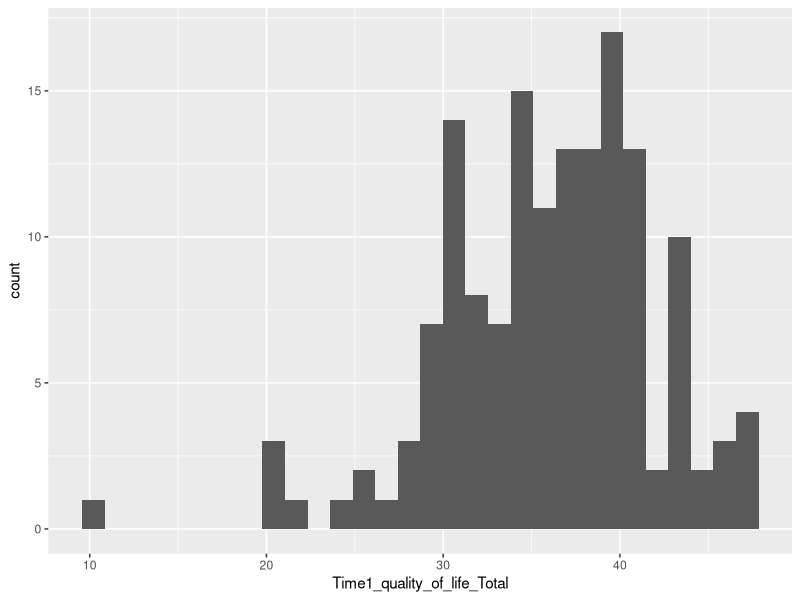
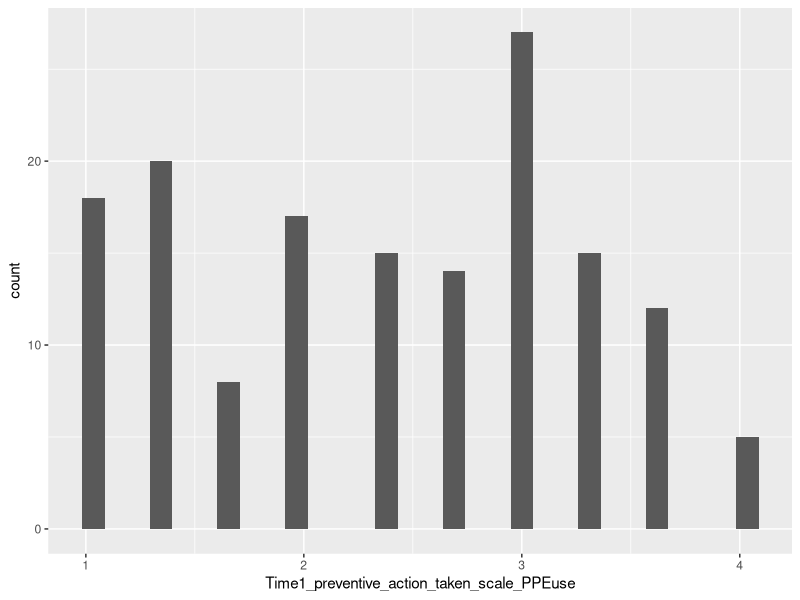
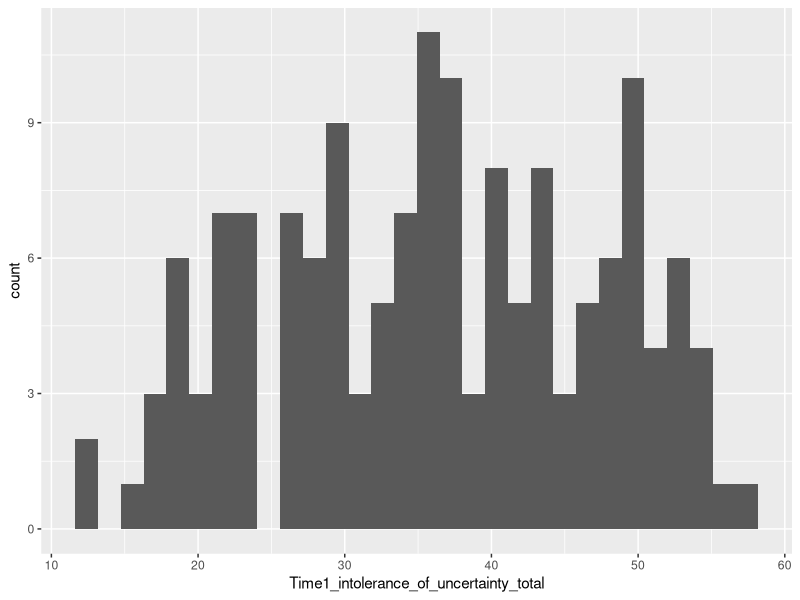
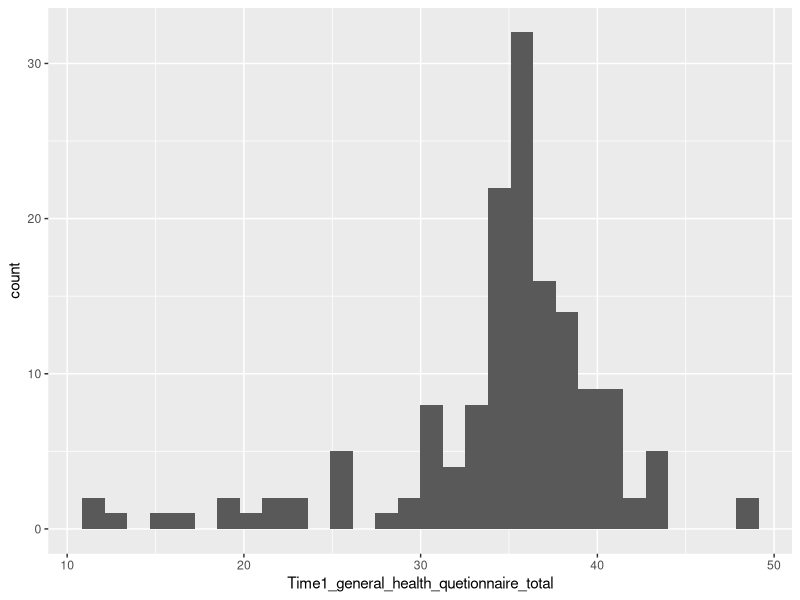

Write the R code that produced these figures, in order.
## ---- chunk 1
knitr::opts_chunk$set(echo = TRUE)
library(tidyverse)
library(haven)
timedata <- read_sav("time1 - time 2 dataset for data in brief october-26-2020.sav")
## ---- chunk 2
timedata %>%
  select(Time1_Age,Time1_Race, Time1_Illnesses, Time1_impact_of_events_scale_total, Time1_Educational_attainment, Time1_meds, Time1_patient_health_questionnaire_total,Time1_perceived_susceptibility_to_COVID19 ,Time1_general_health_quetionnaire_total, Time1_Employment_After_COVID, Time1_intolerance_of_uncertainty_total, Time1_intolerance_of_uncertainty_total, Time1_Gender, Time1_perceived_vulnerability_to_disease,Time1_self_isolation_yes_or_no,Time1_number_of_times_leave_home_per_day, Time1_preventive_action_taken_scale_avoid_travel_people,Time1_Marital_status, Time1_five_factor_mindfulness_questionnaire_total, Time1_Religious_Affiliation, Time1_preventive_action_taken_scale_avoid_travel_people, Time1_preventive_action_taken_scale_PPEuse, Time1_quality_of_life_Total) %>%
  as.data.frame() %>%
  cor(use="complete.obs")
## ---- chunk 3
timedata %>%
  select(Time2_Annual_income,Time2_Illnesses,Time2_Meds, Time2_impact_of_events_scale_total, Time2_employment_status, Time2_patient_health_questionnaire_total, Time2_intolerance_of_uncertainty_total ,Time2_perceived_susceptibility_to_covid19 ,Time2_self_isolation_yes_or_no, Time2_five_factor_mindfulness_questionnaire_total, Time2_general_health_questionnaire_total, Time2_perceived_vulnerability_to_disease_total,Time2_preventive_action_taken_scale_PPEuse, Time2_quality_of_life_total) %>%
  as.data.frame() %>%
  cor(use="complete.obs")
## ---- chunk 4
ggplot(data = timedata, aes(x=Time1_quality_of_life_Total)) + geom_histogram()
summary(timedata$Time1_quality_of_life_Total)
summary(timedata$Time2_quality_of_life_total)
ggplot(data = timedata, aes(x=Time1_preventive_action_taken_scale_PPEuse)) + geom_histogram()
ggplot(data = timedata, aes(x=Time1_intolerance_of_uncertainty_total)) + geom_histogram()
ggplot(data = timedata, aes(x=Time1_general_health_quetionnaire_total)) + geom_histogram()


## ---- chunk 5
library(haven)
Time_1_dataset_for_data_in_brief_october_26_2020 <- read_sav("Time 1 dataset for data in brief october-26-2020.sav")
